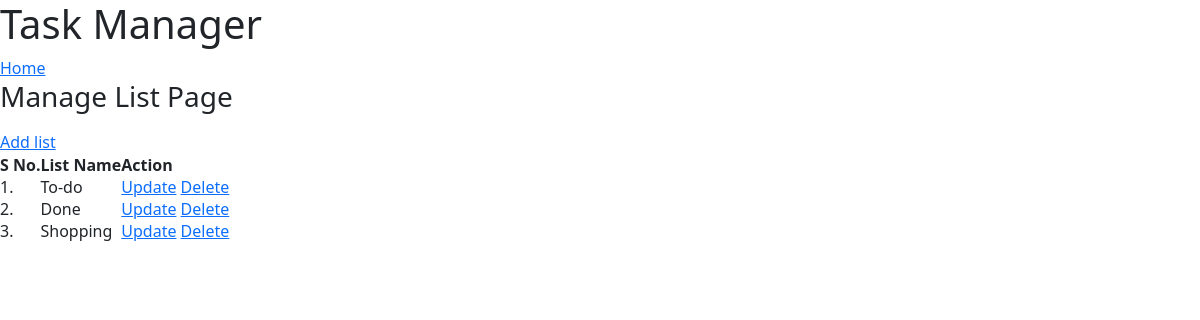
The page /manage-list.php on the database its author committed.
### tables this page shows
CREATE TABLE `tbl_lists` (
  `list_id` int(10) UNSIGNED NOT NULL,
  `list_name` varchar(50) NOT NULL,
  `list_desc` varchar(150) DEFAULT NULL
);

### manage-list.php (the view, shortened to what this page needs)
<html>
    <head>
        <link rel="stylesheet" href="<?php echo SITEURL;?>css/style.css">
        <link href="https://cdn.jsdelivr.net/npm/bootstrap@5.0.1/dist/css/bootstrap.min.css" rel="stylesheet">
    </head>
    <body>
        <h1>Task Manager</h1>
        <a href="<?php echo SITEURL; ?>index.php">Home</a>
        <h3>Manage List Page</h3>
        <div class="all-lists">
            <a href="add-list.php">Add list</a>
            <table>
                <tr>
                    <th>S No.</th>
                    <th>List Name</th>
                    <th>Action</th>
                </tr>
                <?php
                    $conn = mysqli_connect(LOCALHOST, DB_USERNAME, DB_PASSWORD) or die(mysqli_error());
                    $sql = "SELECT * FROM tbl_lists";
                    $res = mysqli_query($conn, $sql);
                    if($res == true){
                        $count_row = mysqli_num_rows($res);
                        $sn = 1;
                        if($count_row > 0){
                            while($row=mysqli_fetch_assoc($res)){
                                $list_id = $row['list_id'];
                                $list_name = $row['list_name'];
                                ?>
                                <tr>
                                    <td> <?php echo $sn++; ?>. </td>
                                    <td> <?php echo "$list_name"; ?> </td>
                                    <td>
                                        <a href="<?php echo SITEURL; ?>update-list.php?list_id=<?php echo $list_id ?>">Update</a>
                                        <a href="<?php echo SITEURL; ?>delete-list.php?list_id=<?php echo $list_id ?>">Delete</a>
                                    </td>
                                </tr>
                                <?php
                            }
                        }
                        else{
                             ?>
                                <tr>
                                    <td>NO List to display, Add List Now</td>
                                </tr>
                            <?php
                        }
                    }
                ?>
            </table>
        </div>
    </body>
</html>

### css/style.css (style rules this page uses)
* { margin: 0%; padding: 0%; font-family: 'Segoe UI', Tahoma, Geneva, Verdana, sans-serif; }

### rows shown on the page
tbl_lists: list_name "To-do"
tbl_lists: list_name "Done"
tbl_lists: list_name "Shopping"
